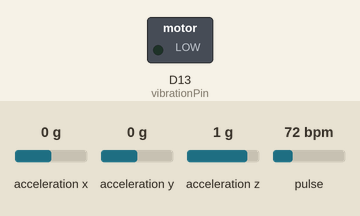
The sketch below on a simulated Arduino Nano 33 BLE. Parts: switched loads named in the sketch (green lamp = pin HIGH). The test bench sets the inputs (shaded band); at power-on: acceleration x 0 g, acceleration y 0 g, acceleration z 1 g, pulse 72 bpm. Nothing arrives over Bluetooth unless stated; a phone connects over Bluetooth LE 3 s after start; what the sketch prints to the serial monitor is not drawn.

Above: at 0.1 s.
At 3.1 s:
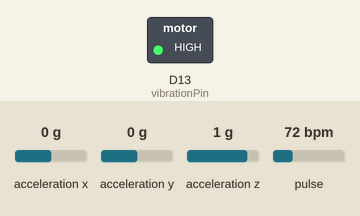
Timing chart, 0 to 4.6 s (numbered marks = the images above):
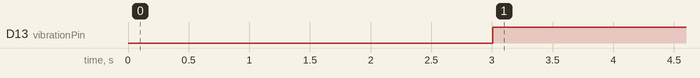

Measured:
- by itself, D13 (vibrationPin): LOW → HIGH at 3.0 s

The sketch:

fitnessband.ino
```cpp
#include <ArduinoBLE.h>
#include <Arduino_LSM9DS1.h>

#include <Wire.h>
#include "MAX30105.h"

#include "heartRate.h"

#define SAMPLE_SIZE 2000

MAX30105 particleSensor;

const byte RATE_SIZE = 4; //Increase this for more averaging. 4 is good.
byte rates[RATE_SIZE]; //Array of heart rates
byte rateSpot = 0;
long lastBeat = 0; //Time at which the last beat occurred

float beatsPerMinute=0;
int beatAvg;

int window = 4;

int accelX = 1;
int accelY = 1;
int accelZ = 1;
float x, y, z;

int insertionIndexX = 0;
int charInsertionIndexX = 0;
int samplesX[SAMPLE_SIZE];
char charSamplesX[SAMPLE_SIZE];
long lastRepTimeX = 0;
int repCountX = 0;

int vibrationPin = LED_BUILTIN;

long lastVibrationTime = 0;
bool lastVibrationRep = 0;

// Create BLE service. Arduino will be "peripheral device" in BLE terminology.
// Android app will "Central device".
// Characterstics that'll be transmitted are:
// X, Y, Z acceleration from the accelerometer and Heart rate from Heart Rate sensor

BLEService customService("1101");
BLEUnsignedIntCharacteristic customXChar("54f18fd9-1a17-11ea-8230-48d705ced0b9", BLERead | BLENotify);
BLEUnsignedIntCharacteristic customYChar("1282205e-1c5b-11ea-b8e3-48d705ced0b9", BLERead | BLENotify);
BLEUnsignedIntCharacteristic customZChar("9bff54fa-1c5b-11ea-9d57-48d705ced0b9", BLERead | BLENotify);

BLEUnsignedIntCharacteristic customHRChar("7d9c1ee6-1c5b-11ea-9fbd-48d705ced0b9", BLERead | BLENotify);

// Setup the vibration motor pins and start advertising BLE Beacon
void setup() {
  pinMode(vibrationPin ,OUTPUT);
  IMU.begin();
  Serial.begin(9600);
  while (!Serial);
  if (!BLE.begin()) {
    Serial.println("BLE failed to Initiate");
    delay(500);
    while (1);
  }

  BLE.setLocalName("FITNESS BAND");
  BLE.setAdvertisedService(customService);
  customService.addCharacteristic(customXChar);
  customService.addCharacteristic(customYChar);
  customService.addCharacteristic(customZChar);
  customService.addCharacteristic(customHRChar);
  BLE.addService(customService);
  customXChar.writeValue(accelX);
  customYChar.writeValue(accelY);
  customZChar.writeValue(accelZ);
  customHRChar.writeValue(beatsPerMinute);

   if (!particleSensor.begin(Wire, I2C_SPEED_FAST)) //Use default I2C port, 400kHz speed
    {
      Serial.println("MAX30105 was not found. Please check wiring/power. ");
    }

    particleSensor.setup(); //Configure sensor with default settings
    particleSensor.setPulseAmplitudeRed(0x0A); //Turn Red LED to low to indicate sensor is running
    particleSensor.setPulseAmplitudeGreen(0); //Turn off Green LED

  BLE.advertise();

  Serial.println("Bluetooth device is now active, waiting for connections...");
}

void calculateRep(int value, int id) {

  if (id == 0) {
          if (insertionIndexX == SAMPLE_SIZE) {
        Serial.println("overflow");
        insertionIndexX = 0;
      }

      if (charInsertionIndexX == SAMPLE_SIZE) {
        charInsertionIndexX = 0;
      }

      samplesX[insertionIndexX++] = accelX;

      if (insertionIndexX % window == 0) {
        int count = 0;
        for (int i = insertionIndexX - window; i >= 1 and i < insertionIndexX; ++i) {
          if (samplesX[i - 1] > samplesX[i]) {
            ++count;
          }
        }

        if (count >= (window + 1) / 2) {
          charSamplesX[charInsertionIndexX++] = 'u';
        } else {
          charSamplesX[charInsertionIndexX++] = 'd';
        }
      }

      bool flag = true;
      for (int i = charInsertionIndexX - (2 * window); i >= 0 and i < charInsertionIndexX; ++i) {

        if (i < charInsertionIndexX - window and charSamplesX[i] != 'u') {
          flag = false;
        } else if (i >= charInsertionIndexX - window and charSamplesX[i] != 'd') {
          flag = false;
        }

//        Serial.print(charSamples[i]);
      }
//            Serial.println(flag);

      if (flag == true and ((millis() - lastRepTimeX) > 1000)) {
        Serial.println("repcount");
        repCountX++;
        customXChar.writeValue(1);
        lastRepTimeX= millis();
      }
   }
}

void loop() {

  digitalWrite(vibrationPin,LOW);
  getHeartRate();
  BLEDevice central = BLE.central();
  if (central) {
    Serial.print("Connected to central: ");
    Serial.println(central.address());
    digitalWrite(LED_BUILTIN, HIGH);
    while (central.connected()) {
      read_Accel();
      delay(50);
      calculateRep(accelX, 0);

      if (repCountX % 5 == 0 and lastVibrationRep != repCountX) {
        Serial.println("rep yes");
        vibrate(true);
        lastVibrationRep = repCountX;
        lastVibrationTime = millis();
      }

      if (millis() - lastVibrationTime > 500) {
         vibrate(false);
      }

      Serial.print(accelX);
      Serial.print(" ");
      Serial.print(accelY);
      Serial.print(" ");
      Serial.print(accelZ);
      Serial.println();
    }
  }

  Serial.print("Disconnected from central: ");
  Serial.println(central.address());

}

void getHeartRate() {
  long irValue = particleSensor.getIR();

  if (checkForBeat(irValue) == true)
  {
    //We sensed a beat!
    long delta = millis() - lastBeat;
    lastBeat = millis();

    beatsPerMinute = 60 / (delta / 1000.0);

    if (beatsPerMinute < 255 && beatsPerMinute > 20)
    {
      rates[rateSpot++] = (byte)beatsPerMinute; //Store this reading in the array
      rateSpot %= RATE_SIZE; //Wrap variable

      //Take average of readings
      beatAvg = 0;
      for (byte x = 0 ; x < RATE_SIZE ; x++)
        beatAvg += rates[x];
      beatAvg /= RATE_SIZE;
    }
  }

  customHRChar.writeValue(beatsPerMinute);
}

void read_Accel() {

  if (IMU.accelerationAvailable()) {
  IMU.readAcceleration(x, y, z);
  accelX = (x + 1) * 100;
  accelY = (y + 1) * 100;
  accelZ = (z + 1) * 100;
  }
}

void vibrate(bool yes){
//  if (yes)
//    digitalWrite(vibrationPin,HIGH);
//  else
//    digitalWrite(vibrationPin,LOW);
}
```
